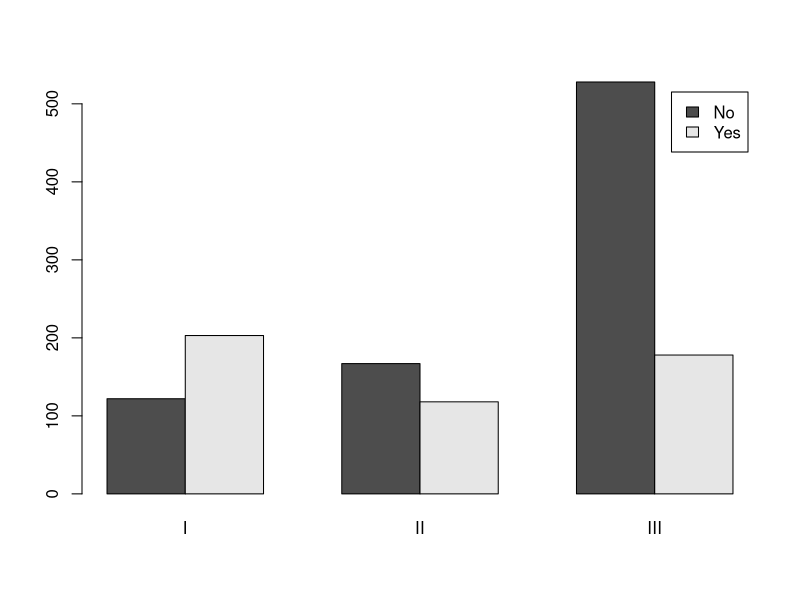
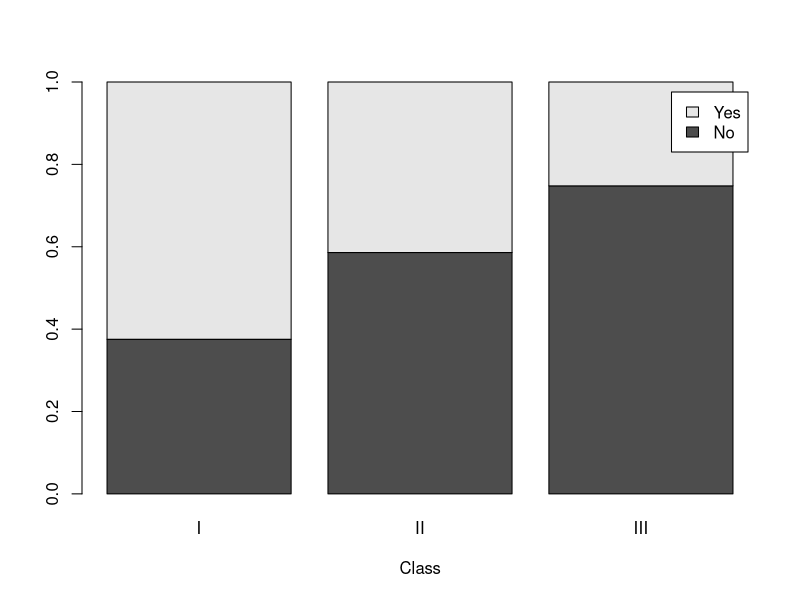

Reproduce these figures in R, in order.
## -----------------------------------------------------------------------------
titanic <- read.table("data/titanic.csv",
  header = TRUE, sep = ",", stringsAsFactors = TRUE
)

## -----------------------------------------------------------------------------
#| eval: false
# path <- "https://tommasorigon.github.io/EnvEcoStat/data/titanic.csv"
# titanic <- read.table(path, header = TRUE, sep = ",", stringsAsFactors = TRUE)

## -----------------------------------------------------------------------------
str(titanic)

## -----------------------------------------------------------------------------
summary(titanic)

## -----------------------------------------------------------------------------
freq_abs_class <- table(titanic$class)
freq_rel_class <- freq_abs_class / sum(freq_abs_class)
tab_summary <- cbind(freq_abs_class, freq_rel_class)
tab_summary

## -----------------------------------------------------------------------------
tab <- table(titanic$survived, titanic$class)
tab

## -----------------------------------------------------------------------------
addmargins(tab) # Adds the (absolute) marginal distributions

## -----------------------------------------------------------------------------
tab_rel <- prop.table(tab) # Alternative command: table(tab) / sum(tab)
tab_rel

## -----------------------------------------------------------------------------
addmargins(tab_rel) # Adds the relative marginal distributions

## -----------------------------------------------------------------------------
prop.table(tab, 1)

## -----------------------------------------------------------------------------
prop.table(tab, 2)

## -----------------------------------------------------------------------------
barplot(tab, beside = TRUE, legend.text = TRUE) # beside = TRUE places the bars side by side

## -----------------------------------------------------------------------------
barplot(prop.table(tab, 2),
  beside = FALSE,
  xlab = "Class",
  legend.text = TRUE
) # beside = FALSE stacks the bars.
